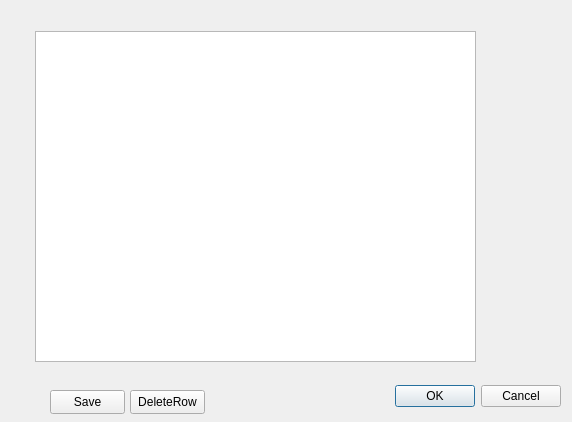
<?xml version="1.0" encoding="UTF-8"?>
<ui version="4.0">
 <class>LookBooks</class>
 <widget class="QDialog" name="LookBooks">
  <property name="geometry">
   <rect>
    <x>0</x>
    <y>0</y>
    <width>572</width>
    <height>422</height>
   </rect>
  </property>
  <property name="windowTitle">
   <string>Dialog</string>
  </property>
  <widget class="QDialogButtonBox" name="buttonBox">
   <property name="geometry">
    <rect>
     <x>220</x>
     <y>380</y>
     <width>341</width>
     <height>32</height>
    </rect>
   </property>
   <property name="orientation">
    <enum>Qt::Horizontal</enum>
   </property>
   <property name="standardButtons">
    <set>QDialogButtonBox::Cancel|QDialogButtonBox::Ok</set>
   </property>
  </widget>
  <widget class="QTableView" name="tableView">
   <property name="geometry">
    <rect>
     <x>35</x>
     <y>31</y>
     <width>441</width>
     <height>331</height>
    </rect>
   </property>
   <property name="editTriggers">
    <set>QAbstractItemView::AllEditTriggers</set>
   </property>
   <property name="sortingEnabled">
    <bool>true</bool>
   </property>
  </widget>
  <widget class="QPushButton" name="pushButtonSave">
   <property name="geometry">
    <rect>
     <x>50</x>
     <y>390</y>
     <width>75</width>
     <height>24</height>
    </rect>
   </property>
   <property name="text">
    <string>Save</string>
   </property>
  </widget>
  <widget class="QPushButton" name="pushButtonDelete">
   <property name="geometry">
    <rect>
     <x>130</x>
     <y>390</y>
     <width>75</width>
     <height>24</height>
    </rect>
   </property>
   <property name="text">
    <string>DeleteRow</string>
   </property>
  </widget>
 </widget>
 <resources/>
 <connections>
  <connection>
   <sender>buttonBox</sender>
   <signal>accepted()</signal>
   <receiver>LookBooks</receiver>
   <slot>accept()</slot>
   <hints>
    <hint type="sourcelabel">
     <x>248</x>
     <y>254</y>
    </hint>
    <hint type="destinationlabel">
     <x>157</x>
     <y>274</y>
    </hint>
   </hints>
  </connection>
  <connection>
   <sender>buttonBox</sender>
   <signal>rejected()</signal>
   <receiver>LookBooks</receiver>
   <slot>reject()</slot>
   <hints>
    <hint type="sourcelabel">
     <x>316</x>
     <y>260</y>
    </hint>
    <hint type="destinationlabel">
     <x>286</x>
     <y>274</y>
    </hint>
   </hints>
  </connection>
 </connections>
</ui>
